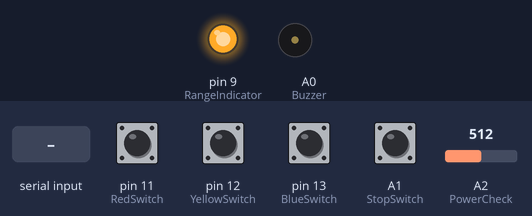
A sketch run on a simulated Arduino Uno, built with avr-gcc and run on an emulated ATmega328P. Parts: output pins drawn as LEDs (lit = HIGH), buzzer (waves = sounding, pin HIGH). The inputs (shaded band) are chosen by the test bench; at power-on: A1 (StopSwitch), pin 11 (RedSwitch), pin 12 (YellowSwitch), pin 13 (BlueSwitch) HIGH, A2 (PowerCheck) = 512. Pins used as bus, display or sensor lines are not drawn; what the sketch prints to the serial monitor is not drawn.

Above: at 0.01 s.
At 1.2 s:
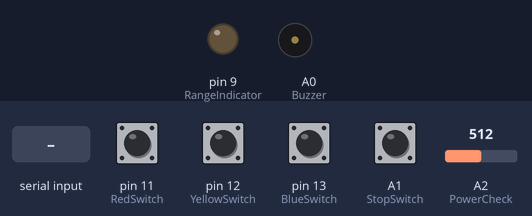
1.3 s: "e" received over Serial
At 1.37 s:
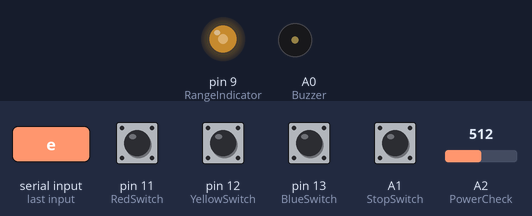
2.9 s: pin 11 (RedSwitch) pulled LOW for 0.15 s
4.5 s: pin 12 (YellowSwitch) pulled LOW for 0.15 s
7.6 s: pin 13 (BlueSwitch) pulled LOW for 0.15 s
10.7 s: A1 (StopSwitch) pulled LOW for 0.15 s
12.3 s: pin 11 (RedSwitch) pulled LOW for 1 s
Timing chart, 0 to 15.3 s (numbered marks = the images above; inputs shaded):
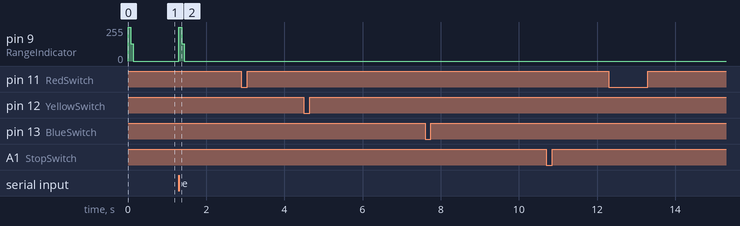

Measured:
- after the input at 1.3 s, pin 9 (RangeIndicator): 0/255 → 255/255 at once, → 128/255 0.07 s later, → 0/255 0.07 s later
- after the input at 2.9 s, every drawn part: stays the same
- after the input at 4.5 s, every drawn part: stays the same
- after the input at 7.6 s, every drawn part: stays the same
- after the input at 10.7 s, every drawn part: stays the same
- after the input at 12.3 s, every drawn part: stays the same

The sketch:

RemoteTxrMatrix.ino
```cpp
#include <Keypad.h>
#include <Bounce2.h>

#define FULL_RANGE 255
#define OK_RANGE 128
#define NO_RANGE 0

const int RangeIndicator = 9; // Analog output pin that the LED is attached to
const int PowerIndicator = 10;
const int RedSwitch = 11;
const int YellowSwitch = 12;
const int BlueSwitch = 13;
const int Buzzer = A0;
const int StopSwitch = A1;
const int PowerCheck = A2;

int analogReading;
int power;

Bounce RedButton = Bounce();
Bounce YellowButton = Bounce();
Bounce BlueButton = Bounce();
Bounce StopButton = Bounce();

int comCounter = 0;
int range = 0;
char matrixKey = 0x00;
char toggleSwitches = 0x00;
char combinedValue = 0x00;
boolean KeyPadPressed = false;

const byte ROWS = 4; //four rows
const byte COLS = 3; //three columns

//define the cymbols on the buttons of the keypads
char keys[ROWS][COLS] = {
  {0x02,0x03,0x04},
  {0x05,0x06,0x07},
  {0x08,0x09,0x0A},
  {0x0B,0x0C,0x0D}
};

byte rowPins[ROWS] = {2, 3, 4, 5}; //connect to the row pinouts of the keypad
byte colPins[COLS] = {8, 7, 6}; //connect to the column pinouts of the keypad

//initialize an instance of class NewKeypad
Keypad keypad = Keypad( makeKeymap(keys), rowPins, colPins, ROWS, COLS );

void setup(){
  Serial.begin(9600);

  pinMode(RangeIndicator,OUTPUT);
  pinMode(PowerIndicator,OUTPUT);
  pinMode(RedSwitch,INPUT_PULLUP);
  pinMode(YellowSwitch,INPUT_PULLUP);
  pinMode(BlueSwitch,INPUT_PULLUP);
  pinMode(StopSwitch,INPUT_PULLUP);
  pinMode(Buzzer,OUTPUT);

  RedButton.attach(RedSwitch);
  RedButton.interval(5);
  YellowButton.attach(YellowSwitch);
  YellowButton.interval(5);
  BlueButton.attach(BlueSwitch);
  BlueButton.interval(5);
  StopButton.attach(StopSwitch);
  StopButton.interval(5);

  keypad.addEventListener(keypadEvent); // Add an event listener for this keypad
}

void loop(){
  if(KeyPadPressed == false)
    matrixKey = keypad.getKey();
  if(KeyPadPressed == true)
    char customKey = keypad.getKey();

  RedButton.update();
  YellowButton.update();
  BlueButton.update();
  StopButton.update();
  if(RedButton.read() == LOW)
    toggleSwitches = toggleSwitches | 0x01;
  else
    toggleSwitches = toggleSwitches & 0x0E;

  if(YellowButton.read() == LOW)
    toggleSwitches = toggleSwitches | 0x02;
  else
    toggleSwitches = toggleSwitches & 0x0D;

  if(BlueButton.read() == LOW)
    toggleSwitches = toggleSwitches | 0x04;
  else
    toggleSwitches = toggleSwitches & 0x0B;

  if(StopButton.read() == LOW)
    toggleSwitches = toggleSwitches | 0x08;
  else
    toggleSwitches = toggleSwitches & 0x07;

  combinedValue = (matrixKey << 4) | toggleSwitches;
  Serial.print(combinedValue);
  updateComCounter(1);

  if(comCounter < 50)
    range = FULL_RANGE;
  if(comCounter >= 50 && comCounter < 100)
    range = OK_RANGE;
  if(comCounter >= 100)
    range = NO_RANGE;
  analogWrite(RangeIndicator,range);

  analogReading = analogRead(PowerCheck);
  power = map(analogReading, 438, 538, 200, 255);
  analogWrite(PowerIndicator,power);

  delay(1);
}

void serialEvent() {
  while (Serial.available()) {
    // get the new byte:
    char inChar = (char)Serial.read();
    updateComCounter(-1);
  }
}

// Taking care of some special events.
void keypadEvent(KeypadEvent key){
    switch (keypad.getState()){
    case PRESSED:
        //Serial.print("PRESSED");
        KeyPadPressed = true;
        digitalWrite(Buzzer,HIGH);
        break;

    case RELEASED:
        //Serial.print("RELEASED");
        digitalWrite(Buzzer,LOW);
        KeyPadPressed = false;
        matrixKey = 0x00;
        break;

    case HOLD:
        break;
    }
}

void updateComCounter(int chars)
{
  if(chars == -1 && comCounter == 101)
    {
      comCounter = 0;
      return;
    }

  comCounter = comCounter + chars;
  if(comCounter > 100)
    comCounter = 101;
  if(comCounter < 0)
    comCounter = 0;
}
```
